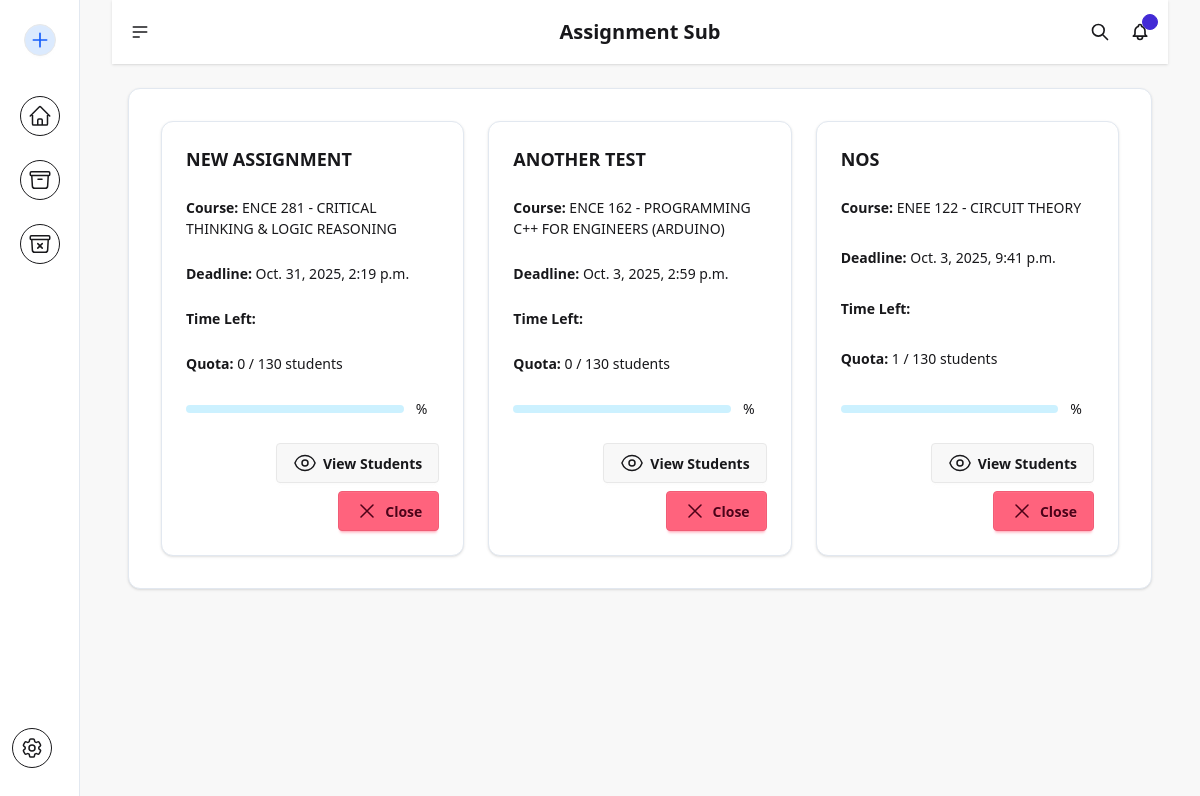
Page /active-submissions/ (signed in) on the committed database.
### AssignmentSubmission/models.py (models this page shows, shortened)
class Submission(models.Model):
    class FORMAT_CHOICES(models.TextChoices):
        PDF = ".pdf", "PDF"
        TXT = ".txt", "Text"
        PPT= ".pptx", "Power Point"
        DOCX = ".docx" "Word Document"
    id = models.UUIDField(default=uuid.uuid4, editable=False, primary_key=True)
    title = models.CharField(max_length=20)
    note = models.TextField(default=None, null=True, blank=True)
    lecturer = models.CharField(max_length=50, default=None, null=True, blank=True)
    course = models.ForeignKey(Courses, on_delete=models.CASCADE, default=None, null=True, blank=True)
    format = models.CharField(max_length=20, choices=FORMAT_CHOICES.choices)
    deadline = models.DateTimeField()
    created_at = models.DateTimeField(auto_now_add=True)
    is_open = models.BooleanField(default=True)

class Courses(models.Model):
    name = models.CharField(max_length=50)
    code = models.CharField(max_length=10, unique=True)
    lecturer = models.CharField(max_length=50)
    def __str__(self):
        return f"{self.code} - {self.name}"

### AssignmentSubmission/views.py (the view)
# urls.py: path('active-submissions/', admin_dashboard, {"status": "active"}, name='active-submissions'),
@login_required
def admin_dashboard(request, status=None):
    sort_field = request.GET.get("sort", "created_at")
    form = SubmissionCreationForm(request.POST)
    sort_dir = request.GET.get("dir", "desc")
    ordering = f"-{sort_field}" if sort_dir == "desc" else sort_field
    submissions = Submission.objects.annotate(
        num_submitted=Count("studentsubmission")
    ).order_by(ordering)
    total_students = PreApprovedStudents.objects.count()
    for submission in submissions:
        submission.submission_ratio = (
            (submission.num_submitted / total_students) * 100
            if total_students > 0
            else 0
        )
    submitted = StudentSubmission.objects.select_related(
        "submission", "student"
    ).filter(student=request.user)
    filter_param = status or request.GET.get("status", "all")
    if filter_param == "active":
        submissions = submissions.filter(is_open=True)
    elif filter_param == "closed":
        submissions = submissions.filter(is_open=False)
    context = {
        "submissions": submissions,
        "total_students": total_students,
        "form": form,
        "filter_param": filter_param,
    }
    if request.headers.get("HX-Request"):
        return render(request, "AssSub/partials/_admin_submissions_list.html", context)
    template = "AssSub/admin_dashboard.html"  # default
    if status == "active":
        template = "AssSub/active_submissions.html"
    elif status == "closed":
        template = "AssSub/closed_submissions.html"
    return render(request, template, context)

### AssignmentSubmission/templates/AssSub/active_submissions.html (shortened to what this page needs)
{% extends 'AssSub/admin_base.html' %}
{% block content %}
<section class="bg-white rounded-xl shadow-sm border border-slate-200 mx-4 p-8 mb-8 ">
                    <div class="hidden md:grid md:grid-cols-2 lg:grid-cols-3 gap-6">
                    {% for submission in submissions %}
                        {% if submission.is_open %}
                        <div class="card bg-white rounded-xl shadow-sm border border-slate-200 relative">
                            <div class="card-body space-y-4">
                            <h2 class="card-title">{{ submission.title|upper }}</h2>
                            <p><strong>Course:</strong> {{ submission.course }}</p>
                            <p><strong>Deadline:</strong> {{ submission.deadline }}</p>
                            <p><strong>Time Left:</strong> {{ submission.time_remaining }}</p>
                            <p><strong>Quota:</strong> {{ submission.num_submitted }} / {{ total_students }} students</p>
                            <div class="flex justify-between items-center">
                                <progress class="progress progress-info w-full"
                                        value="{{ submission.submission_ratio|floatformat:0 }}" max="100"></progress>
                                <span class="mx-3">{{submission.submission_ratio|floatformat:1}}%</span>
                            </div>
                            <div class="card-actions justify-end">
                                <button class="btn btn-danger" onclick="document.getElementById('modal-{{ submission.id }}').showModal()">
                                 View Students
                                </button>
                                <button onclick="document.getElementById('close-{{ submission.id }}').showModal()" class="btn btn-error {% if not submission.is_open %} btn-disabled {% endif %}">
                                <svg xmlns="http://www.w3.org/2000/svg" class="size-6" fill="none" viewBox="0 0 24 24" stroke-width="1.5" stroke="currentColor">
                                    <path stroke-linecap="round" stroke-linejoin="round" d="M6 18 18 6M6 6l12 12"/>
                                </svg> Close
                                </button>
                            </div>
                            </div>
                        </div>
                        {% endif %}
                    {% empty %}
                        <p class="font-bold text-2xl text-center">No Submissions</p>
                    {% endfor %}
                    </div>
                </section>
{% endblock content %}

### rows in the picture
Submission: title "NEW ASSIGNMENT", course "ENCE 281 - CRITICAL THINKING & LOGIC REASONING", deadline "Oct. 31, 2025, 2:19 p.m.", num_submitted "0", total_students "130", is_open True (drawn)
Submission: title "ANOTHER TEST", course "ENCE 162 - PROGRAMMING C++ FOR ENGINEERS (ARDUINO)", deadline "Oct. 3, 2025, 2:59 p.m.", num_submitted "0", total_students "130", is_open True (drawn)
Submission: title "NOS", course "ENEE 122 - CIRCUIT THEORY", deadline "Oct. 3, 2025, 9:41 p.m.", num_submitted "1", total_students "130", is_open True (drawn)
